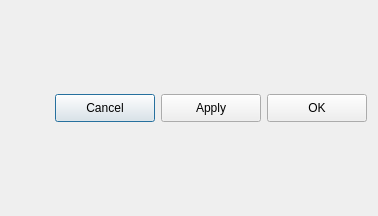
<?xml version="1.0" encoding="UTF-8"?>
<ui version="4.0">
 <class>SettingsDialog</class>
 <widget class="BorderlessDialog" name="SettingsDialog">
  <property name="windowModality">
   <enum>Qt::WindowModal</enum>
  </property>
  <property name="geometry">
   <rect>
    <x>0</x>
    <y>0</y>
    <width>378</width>
    <height>216</height>
   </rect>
  </property>
  <property name="sizePolicy">
   <sizepolicy hsizetype="Expanding" vsizetype="Expanding">
    <horstretch>0</horstretch>
    <verstretch>0</verstretch>
   </sizepolicy>
  </property>
  <property name="windowTitle">
   <string>Dialog</string>
  </property>
  <property name="modal">
   <bool>false</bool>
  </property>
  <layout class="QVBoxLayout" name="vLayout" stretch="0">
   <property name="sizeConstraint">
    <enum>QLayout::SetDefaultConstraint</enum>
   </property>
   <item>
    <layout class="QHBoxLayout" name="hButtons">
     <item>
      <spacer name="hSpacer">
       <property name="orientation">
        <enum>Qt::Horizontal</enum>
       </property>
       <property name="sizeHint" stdset="0">
        <size>
         <width>40</width>
         <height>20</height>
        </size>
       </property>
      </spacer>
     </item>
     <item>
      <widget class="QPushButton" name="btnCancel">
       <property name="minimumSize">
        <size>
         <width>100</width>
         <height>28</height>
        </size>
       </property>
       <property name="text">
        <string>Cancel</string>
       </property>
      </widget>
     </item>
     <item>
      <widget class="QPushButton" name="BtnApply">
       <property name="minimumSize">
        <size>
         <width>100</width>
         <height>28</height>
        </size>
       </property>
       <property name="text">
        <string>Apply</string>
       </property>
      </widget>
     </item>
     <item>
      <widget class="QPushButton" name="btnOk">
       <property name="minimumSize">
        <size>
         <width>100</width>
         <height>28</height>
        </size>
       </property>
       <property name="text">
        <string>OK</string>
       </property>
      </widget>
     </item>
    </layout>
   </item>
  </layout>
 </widget>
 <customwidgets>
  <customwidget>
   <class>BorderlessDialog</class>
   <extends>QDialog</extends>
   <header>controls/borderlessdialog.h</header>
   <container>1</container>
  </customwidget>
 </customwidgets>
 <resources/>
 <connections/>
</ui>
